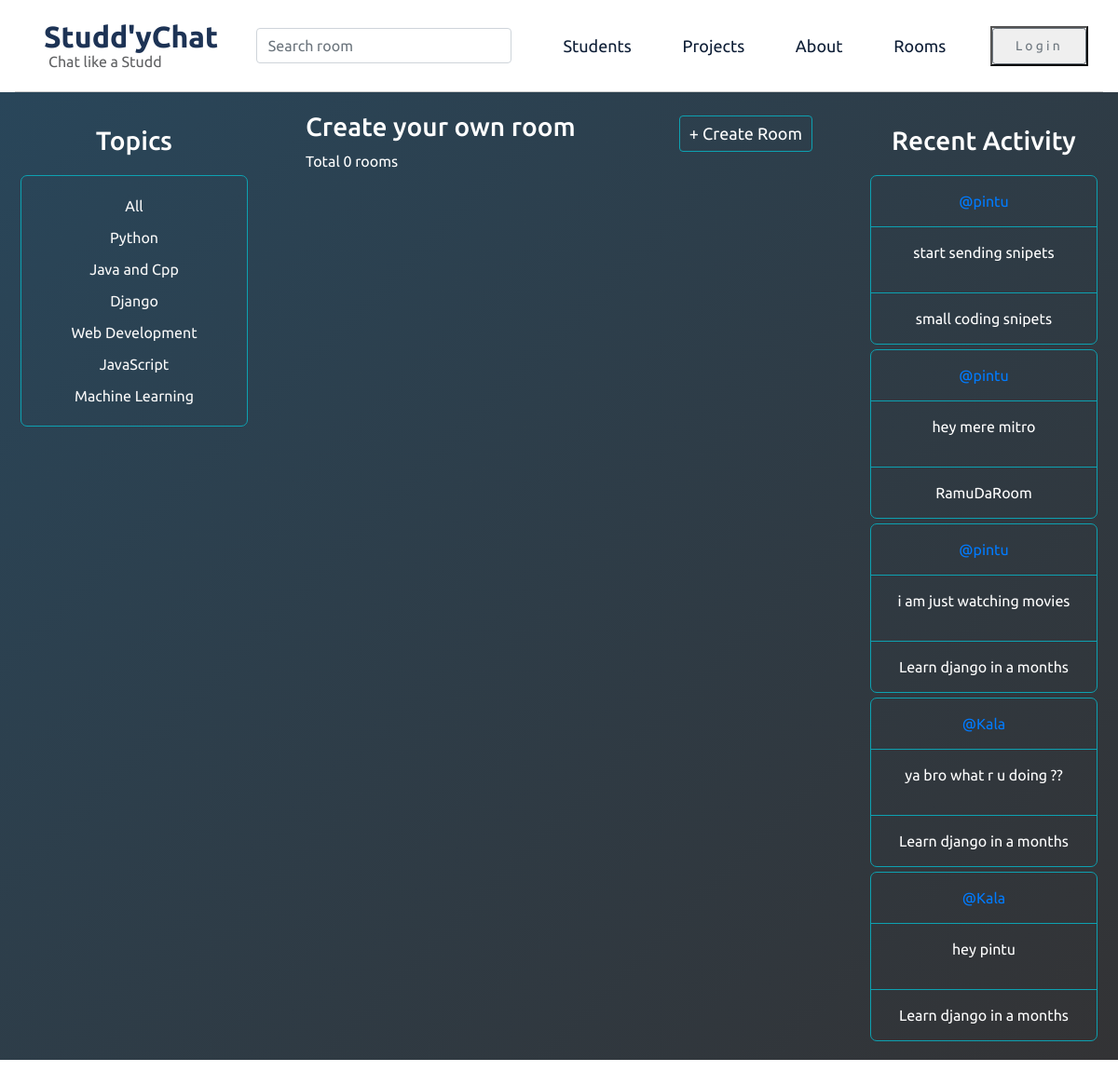
Screenshot of /?q=JavaScript with the database file from the repository.
### base/models.py (models this page shows)
class Topic(models.Model):
    name = models.CharField(max_length=200)
    def __str__(self):
        return self.name

class Message(models.Model):
    user = models.ForeignKey(User,on_delete=models.CASCADE)
    room = models.ForeignKey(Room,on_delete=models.CASCADE)
    body = models.TextField()
    updated = models.DateTimeField(auto_now=True)
    created = models.DateTimeField(auto_now_add=True)
    class Meta:
        ordering = ['-updated','-created']
    def __str__(self):
        return self.body[0:50]

class Room(models.Model):
    host = models.ForeignKey(User,on_delete=models.SET_NULL,null=True)
    topic = models.ForeignKey(Topic,on_delete=models.SET_NULL,null=True)
    name = models.CharField(max_length=200)
    description = models.TextField(null=True,blank=True)
    participants = models.ManyToManyField(User,related_name='participants',blank=True)
    updated = models.DateTimeField(auto_now=True)
    created = models.DateTimeField(auto_now_add=True)
    class Meta:
        ordering = ['-updated','-created']
    def __str__(self):
        return self.name

### base/views.py (the view)
# urls.py: path('',views.home,name='home'),
def home(request):
    q = request.GET.get('q') if request.GET.get('q') !=None else ''
    rooms = Room.objects.filter(
        Q(topic__name__icontains=q) |
        Q(name__icontains=q) |
        Q(description__icontains=q)
        )
    topics = Topic.objects.all()
    room_count = rooms.count()
    room_messages = Message.objects.all()
    context = {'rooms':rooms,'topics':topics,
               'room_count':room_count,'room_messages':room_messages}
    return render(request,'base/home.html',context)

### base/templates/base/home.html (shortened to what this page needs)
{%extends 'main.html'%}
{%block content%}
<section class="grid-container">
  <div class="topics">
    {%include 'base/topics_component.html' %}
  </div>
  <div class="room">
  <div class="roomstop">
    <div class="roomsHeading">
      <h3>Create your own room</h3>
      <p>Total {{room_count}} rooms</p>
    </div>
    <div class="roomsBtn">
      <a href="{% url 'create-room'%}"><button class="createRoombtn">+ Create Room</button></a>
    </div>
    </div>
  </div>
  <div class="recents">
    <h3>Recent Activity</h3>
    {%include 'base/activity_component.html' %}
  </div>
</section>
{%endblock content%}

### base/templates/base/topics_component.html
<h3>Topics</h3>
<div class="topics-container">
<a href="{% url 'home' %}">All</a>
  {% for topic in topics%}
  <a href="{% url 'home' %}?q={{topic.name}}">{{topic}}</a>
{%endfor%}
</div>

### base/templates/base/activity_component.html (shortened to what this page needs)
{% for message in room_messages %}
<div class="room-container">
  <div class="room-user"><a href="{% url 'user-profile' message.user.id %}">@{{message.user}}</a></div>
  <div class="room-mid">
    <p>{{message}}</p>
  </div>
  <div class="room-bottom">{{message.room}}
</div>
</div>
{% endfor%}

### static/style/style.css (style rules this page uses)
* { margin: 0; padding: 0; font-family: 'Montserrat', sans-serif; font-family: 'Poppins', sans-serif; font-family: 'Roboto', sans-serif; font-family: 'Ubuntu', sans-serif; }
a { text-decoration: none; }
.grid-container { background-color: hsla(198, 16%, 75%, 0.902); background-image: linear-gradient(135deg, #29465a 0%, #333335 100%); margin-bottom:370px; display: grid; height: fit-content; grid-template-columns: 24% 52% 24%; color: #ffffff; }
.roomstop { display: flex; padding: 20px 40px; }
.roomsBtn { font-size: 18px; margin-left: auto; margin-top: 5px; }
.topics, .recents { text-align: center; padding: 15px; margin: 0px 2px; height: fit-content; }
.topics h3, .recents h3 { margin: 20px; }
.createRoombtn { border-radius: 4px; padding: 5px 10px; color: #ffffff; background: transparent; border:1px solid#0da1b1; }
.room-container { height: fit-content; border:1px solid#0da1b1; margin: 5px; border-radius: 7px; }
.room-user { padding: 15px 7px; border-bottom:1px solid#0da1b1; }
.room-mid { padding: 15px 7px; height: fit-content; border-bottom:1px solid#0da1b1; }
.room-bottom { padding: 15px 7px; }
.topics-container { height: fit-content; border:1px solid#0da1b1; margin: 5px; border-radius: 7px; display: flex; flex-direction: column; padding: 15px; }
.topics-container a { margin: 5px; color: #f9f9f9; }

### rows the page displays
Topic: name "Python"
Topic: name "Java and Cpp"
Topic: name "Django"
Topic: name "Web Development"
Topic: name "JavaScript"
Topic: name "Machine Learning"
Message: user "pintu", body "start sending snipets", room "small coding snipets"
Message: user "pintu", body "hey mere mitro", room "RamuDaRoom"
Message: user "pintu", body "i am just watching movies", room "Learn django in a months"
Message: user "Kala", body "ya bro what r u doing ??", room "Learn django in a months"
Message: user "Kala", body "hey pintu", room "Learn django in a months"

### other values shown
{{ room_count }} "0"
